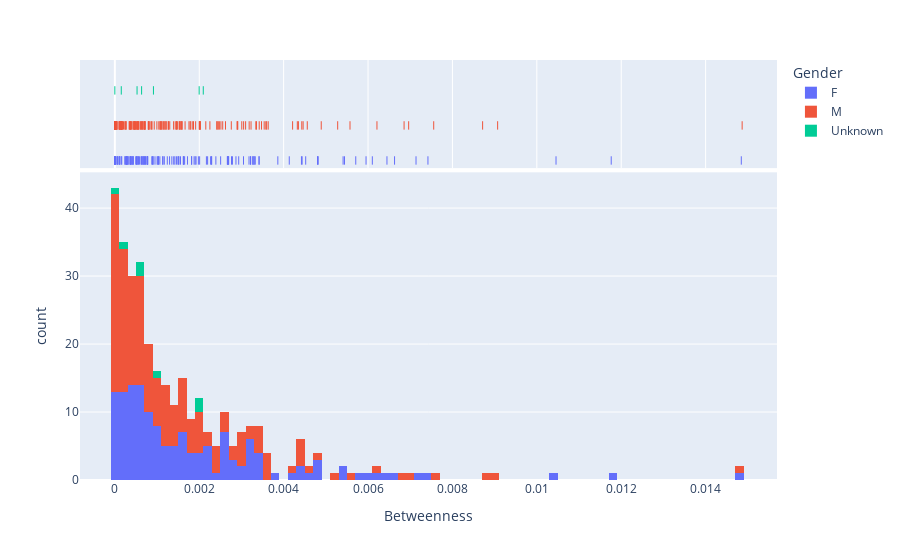

Notebook code cell kept with this figure:
### Markdown cell above
Female students tend to act as communication bridges across communities that otherwise would not be able to communicate with each other.

### Code cell
fig = px.histogram(df, x="Betweenness", color="Gender", marginal="rug",nbins=80, hover_data=df.columns)
fig.show()

### Figure 1 — Plotly figure (JSON) as saved in the notebook; plotly's stock layout.template omitted (floating-point values rounded to 4 significant figures; data arrays with more than 128 entries replaced by an {"elided": "..."} marker saying what was removed)
{"data": [{"alignmentgroup": "True", "bingroup": "x", "hovertemplate": "Gender=F<br>Betweenness=%{x}<br>count=%{y}<extra></extra>", "legendgroup": "F", "marker": {"color": "#636efa", "pattern": {"shape": ""}}, "name": "F", "nbinsx": 80, "offsetgroup": "F", "orientation": "v", "showlegend": true, "type": "histogram", "x": {"elided": "146 float values"}, "xaxis": "x", "yaxis": "y"}, {"alignmentgroup": "True", "boxpoints": "all", "customdata": {"elided": "146x7 mixed values"}, "fillcolor": "rgba(255,255,255,0)", "hoveron": "points", "hovertemplate": "Gender=%{customdata[2]}<br>Betweenness=%{x}<br>studentID=%{customdata[0]}<br>Class=%{customdata[1]}<br>Degree=%{customdata[3]}<br>Closeness=%{customdata[4]}<br>Eigenvector=%{customdata[5]}<br>PageRank=%{customdata[6]}<extra></extra>", "jitter": 0, "legendgroup": "F", "line": {"color": "rgba(255,255,255,0)"}, "marker": {"color": "#636efa", "symbol": "line-ns-open"}, "name": "F", "offsetgroup": "F", "showlegend": false, "type": "box", "x": {"elided": "146 float values"}, "xaxis": "x2", "yaxis": "y2"}, {"alignmentgroup": "True", "bingroup": "x", "hovertemplate": "Gender=M<br>Betweenness=%{x}<br>count=%{y}<extra></extra>", "legendgroup": "M", "marker": {"color": "#EF553B", "pattern": {"shape": ""}}, "name": "M", "nbinsx": 80, "offsetgroup": "M", "orientation": "v", "showlegend": true, "type": "histogram", "x": {"elided": "176 float values"}, "xaxis": "x", "yaxis": "y"}, {"alignmentgroup": "True", "boxpoints": "all", "customdata": {"elided": "176x7 mixed values"}, "fillcolor": "rgba(255,255,255,0)", "hoveron": "points", "hovertemplate": "Gender=%{customdata[2]}<br>Betweenness=%{x}<br>studentID=%{customdata[0]}<br>Class=%{customdata[1]}<br>Degree=%{customdata[3]}<br>Closeness=%{customdata[4]}<br>Eigenvector=%{customdata[5]}<br>PageRank=%{customdata[6]}<extra></extra>", "jitter": 0, "legendgroup": "M", "line": {"color": "rgba(255,255,255,0)"}, "marker": {"color": "#EF553B", "symbol": "line-ns-open"}, "name": "M", "offsetgroup": "M", "showlegend": false, "type": "box", "x": {"elided": "176 float values"}, "xaxis": "x2", "yaxis": "y2"}, {"alignmentgroup": "True", "bingroup": "x", "hovertemplate": "Gender=Unknown<br>Betweenness=%{x}<br>count=%{y}<extra></extra>", "legendgroup": "Unknown", "marker": {"color": "#00cc96", "pattern": {"shape": ""}}, "name": "Unknown", "nbinsx": 80, "offsetgroup": "Unknown", "orientation": "v", "showlegend": true, "type": "histogram", "x": [0, 0.0009144, 0.000634, 0.001998, 0.002096, 0.0005264, 0.0001521], "xaxis": "x", "yaxis": "y"}, {"alignmentgroup": "True", "boxpoints": "all", "customdata": [[34, "MP", "Unknown", 34, 0, 6.174e-103, 0.0008514], [41, "MP", "Unknown", 45, 0.009202, 8.985e-98, 0.0008617], [243, "MP", "Unknown", 37, 0.05954, 5.047e-71, 0.0009857], [420, "MP", "Unknown", 35, 0.1323, 2.153e-49, 0.001078], [58, "PC*", "Unknown", 52, 0.01534, 9.051e-98, 0.0009657], [209, "PC*", "Unknown", 18, 0.06945, 4.193e-68, 0.001078], [979, "2BIO2", "Unknown", 20, 0.2525, 5.443e-27, 0.003233]], "fillcolor": "rgba(255,255,255,0)", "hoveron": "points", "hovertemplate": "Gender=%{customdata[2]}<br>Betweenness=%{x}<br>studentID=%{customdata[0]}<br>Class=%{customdata[1]}<br>Degree=%{customdata[3]}<br>Closeness=%{customdata[4]}<br>Eigenvector=%{customdata[5]}<br>PageRank=%{customdata[6]}<extra></extra>", "jitter": 0, "legendgroup": "Unknown", "line": {"color": "rgba(255,255,255,0)"}, "marker": {"color": "#00cc96", "symbol": "line-ns-open"}, "name": "Unknown", "offsetgroup": "Unknown", "showlegend": false, "type": "box", "x": [0, 0.0009144, 0.000634, 0.001998, 0.002096, 0.0005264, 0.0001521], "xaxis": "x2", "yaxis": "y2"}], "layout": {"autosize": true, "barmode": "relative", "legend": {"title": {"text": "Gender"}, "tracegroupgap": 0}, "margin": {"t": 60}, "xaxis": {"anchor": "y", "autorange": true, "domain": [0, 1], "range": [-0.0008259, 0.01569], "title": {"text": "Betweenness"}, "type": "linear"}, "xaxis2": {"anchor": "y2", "autorange": true, "domain": [0, 1], "matches": "x", "range": [-0.0008259, 0.01569], "showgrid": true, "showticklabels": false, "type": "linear"}, "yaxis": {"anchor": "x", "autorange": true, "domain": [0, 0.7326], "range": [0, 45.26], "title": {"text": "count"}}, "yaxis2": {"anchor": "x2", "autorange": true, "domain": [0.7426, 1], "matches": "y2", "range": [-0.6678, 2.5], "showgrid": false, "showline": false, "showticklabels": false, "ticks": "", "type": "category"}}}
